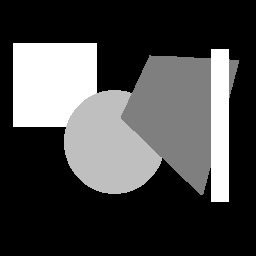
#> input picture SpatialFiltering/SpatialFilteringJupyter/assets/sampleshapes.bmp, 256 x 256 px, found by its file name
$ python '5 - 2D sinusoids.py'
#> lines starting #> are read from the running program, lines starting #| are printed output that depends on the picture
### Sinusoids/SinusoidsJupyter/quickfunctions.py
"""CS356 Supplementary material - module of re-used helper functions

Written to accompany lectures for a module called:
CS356 Signal, image, and optical processing
(C) Thomas J. Naughton, Maynooth University Department of Computer Science,
Maynooth, County Kildare, Ireland
tomn@cs.nuim.ie
http://www.cs.nuim.ie/~tomn
Created:
tjn, CS, NUIM, 9 XII 2012, quick_show() and quick_correlate_images()
Modified:
tjn, CS, MU, 24 III 2015, quick_plot()
tjn, 8 VI 2015, added normalise parameter to quick_show(), allow arbitrary
    cmap string to quick_show()
tjn, 13 X 2015, converted from Python 2 to Python 3
tjn, 13 XI 2015, added arguments to quick_show()
tjn, 17 XI 2015, allow colorbar thickness adjustment in quick_show()
tjn, 4 XII 2015, modified quick_correlate_images()
tjn, 22 X 2020, updated to work on PythonAnywhere, including FONT_SIZE
tjn, 26 XI 2020, fixed warning raised when subplot was passed non-integers

Tested with Python 3.7.3 on Jupyter Notebook 6.0.3.
"""

from scipy import (array, ones, amax, count_nonzero, sqrt, ceil, isscalar, rint)

# from skimage.exposure import rescale_intensity
from skimage_exposure import rescale_intensity
from skimage.morphology import binary_dilation, disk
from skimage.feature import match_template

import matplotlib.pyplot as plt
from mpl_toolkits.axes_grid1 import make_axes_locatable

from imageutilssubset import imread_sc

"""

Module-level variables

"""
# Initialise plotting mode
subplot_mode = False
# Initialise subplot grid dimensions to invalid values of the correct type
subplot_rows = 0
subplot_cols = 0
# Initialise subplot index to an invalid value of the correct type
subplot_next_index = 0
# Font size constants that can be overwritten by a caller
FONT_SIZE = None
SUP_FONT_SIZE = None


"""

Functions

"""


def quick_close():
    """A wrapper for modules to close all figures without needing PyPlot as an
    explicit dependency."""
    plt.close('all')


# [75 lines left out: function quick_plot, not called in this run]


def quick_show(im,
               title=None,
               cmap=None,
               colorbar=False,
               subplot=None,
               newsubplotfig=False,
               figure_handle=None,
               fontsize=None,
               suptitle=None,
               supfontsize=None,
               normalise=True,
               axis_off=True,
               tight=False,
               savefig_suffix=None,
               **keywords):
    """Wrapping up boilerplate code to display an image.

    Plots will not be displayed in subplot mode by default.
    If a subplot is required, the subplot grid (height, width) arguments
    should be passed as a 2-tuple through argument "subplot". From then on,
    all plots will be in subplot mode, until the subplot matrix has filled, in
    which case, subplot mode will end.
    If the user wishes to change away from subplot mode before the subplot
    matrix has filled, they need to pass the parameter subplot=False.
    Additional keyword arguments in the dict **keywords are passed blindly
    to plt.imshow().

    Arguments
    ---------
    colorbar : bool or string
        True if a colorbar is to be displayed with the plot or subplot, False
        otherwise.
        If a string, then represents a proportion of the plot to use for the
        colorbar, e.g. '10%' or any other value supported by the 'size'
        parameter to append_axes().
    """
#> called with title = 'Sinusoid', cmap = 'grey', colorbar = False, subplot = (1, 2), newsubplotfig = True, fontsize = 20, normalise = False, axis_off = True
    global subplot_mode, subplot_rows, subplot_cols, subplot_next_index

    def _set_figure(figure_handle, newfig=True):
        """Local function.
        Set the specified figure as active, if appropriate.
        Distinguish between a figure handle of 0 and None.
        Create a new figure, if appropriate.
        """
        if figure_handle is not None:
            plt.figure(figure_handle)
            # Clear the plot in the existing figure (if any)
            plt.clf()
        elif newfig:
            # Create a new figure
            plt.figure()

    # [12 lines left out: function _colorbar_right, not called in this run]

    """
    Function begins here.
    """
    # Allow font size to be determined by a caller that injects a value into
    # these module-level constants.
    if fontsize is None:
        fontsize = FONT_SIZE
    if supfontsize is None:
        supfontsize = SUP_FONT_SIZE
    if subplot:
        if newsubplotfig:
            # Create a new figure
            _set_figure(figure_handle)
            # Reset the subplot index counter
            subplot_next_index = 1
        else:
            # Make the appropriate figure active, if specified. Note, the user
            # will have implicitly set newsubplotfig=False.
            # The user will have to be careful here, because the module-level
            # variables controlling the subplot matrix shape, and the next
            # subplot index, are re-used for each plot.
            _set_figure(figure_handle, newfig=False)
            # The subplot layout may have changed in the middle of adding
            # subplots to a figure. Check if layout requires smaller subplots
            # than before, and if so, leave some space (by incrementing the
            # subplot index counter) so that previous subplots are not
            # overwritten.
            if subplot_rows < subplot[0]:
                # Skip the next subplot row
                subplot_next_index += subplot[1]
            elif subplot_cols < subplot[1]:
                # Skip the next subplot column
                subplot_next_index += 1
        # Store these values in global variables so they are persistent
        # between function calls.
        subplot_rows, subplot_cols = subplot
        subplot_mode = True
    elif not subplot_mode:
        # User is not in subplot mode, so create a new figure for each new
        # plot.
        _set_figure(figure_handle)
    elif subplot is False:
        # User was in subplot mode but now wants to change. Note, this False
        # value is intentionally distinct from None.
        subplot_mode = False
        _set_figure(figure_handle)
    elif subplot_next_index > (subplot_rows * subplot_cols):
        # The user was previously in subplot mode, but the subplot matrix is
        # already filled. The user has not specified a new subplot shape so
        # just end subplot mode.
        subplot = False
        subplot_mode = False
        _set_figure(figure_handle)
    else:
        # The user is in normal subplot mode, and has not specified a subplot
        # matrix shape, so re-use the shape from the global variables.
        if newsubplotfig:
            # Create a new figure
            _set_figure(figure_handle)
            # Reset the subplot index counter
            subplot_next_index = 1
        else:
            # Make the appropriate figure active, if specified. Note, the user
            # will have implicitly set newsubplotfig=False.
            # The user will have to be careful here, because the module-level
            # variables controlling the subplot matrix shape, and the next
            # subplot index, are re-used for each plot.
            _set_figure(figure_handle, newfig=False)

    # If a string label is passed rather than a colour map, try to infer the
    # intended colour map. Allow a European spelling for the grey/gray cmap
    # value, and silently adapt to any other misspellings of cmap label.
    if cmap in ('gray', 'grey'):
        cmap = plt.cm.gray
    elif isinstance(cmap, str):
        try:
            cmap = plt.cm.get_cmap(cmap)
        except ValueError:
            cmap = None
    if subplot_mode:
        try:
            plt.subplot(subplot_rows, subplot_cols, subplot_next_index)
        except ValueError as e:
            # Print an error message but continue (potentially populating the
            # remainder of the subplot grid).
            print('Error specifying an index for the subplot. Message is: ' +
                  str(e))
        else:
            subplot_next_index += 1
    if im is None:
        # Make a blank subplot location. Only intended for sub-plot mode.
        pass
        # Hide axis tick labels
        plt.axis('off')
    else:
        # Rescale image to [0, 1] in case it contains negative values
        if normalise:
            im = rescale_intensity(im, out_range=(0, 1))
        # Show the image, passing the cmap, and any additional keyword
        # arguments from dict 'keywords'.
        plt.imshow(im, cmap=cmap, **keywords)
        # Optional titles for figure/subplot
        if title:
            if fontsize:
                plt.title(title, fontsize=fontsize)
            else:
                plt.title(title)
        if suptitle:
            if supfontsize:
                plt.suptitle(suptitle, fontsize=supfontsize)
            elif fontsize:
                supfontsize = rint(int(fontsize) * 1.5)
                plt.suptitle(suptitle, fontsize=supfontsize)
            else:
                plt.suptitle(suptitle)
        # Hide axis tick labels, by default
        if axis_off:
            plt.axis('off')
        # Optional tight layout
        if tight:
            plt.tight_layout()
        # Optional colour bar. This has to go at the bottom, because it
        # creates a new axis object, and subsequent calls to plt.axis('off'),
        # for example, would turn of the ticks on the colour bar rather than
        # on the intended axis.
        if colorbar:
            # If colorbar is a string, then it either refers to a preset
            # colorbar configuration, or else it refers to a string
            # appropriate for the 'size' parameter to append_axes().
            # If colorbar is a float, it refers to the fraction parameter to
            # colorbar().
            if isinstance(colorbar, float):
                # A factor to rescale the colorbar (for example to stop the
                # colorbar overlapping with the title text).
                plt.colorbar(fraction=colorbar)
            elif colorbar == 'small':
                # A factor that stops the colorbar from overlapping with the
                # title text on my particular screen.
                plt.colorbar(fraction=0.04)
            elif colorbar == 'thin':
                # A percentage that looks good on my particular screen, so
                # that suplots are as large as possible.
                _colorbar_right('2%')
            elif isinstance(colorbar, str):
                # Some other percentage string (possibly above percentage is
                # too thin).
                _colorbar_right(colorbar)
            else:
                # If it is simply a bool, or anything else, display the
                # standard colorbar.
                plt.colorbar()
        plt.show()
#> in quick_show (call 13), `plt.show()`:
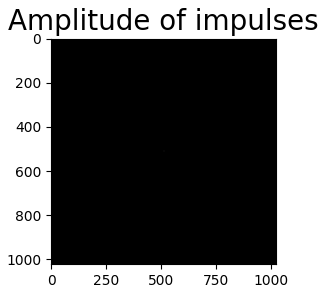
#> figure drawn by matplotlib, 1 panel
#> in quick_show (call 16), `plt.show()`:
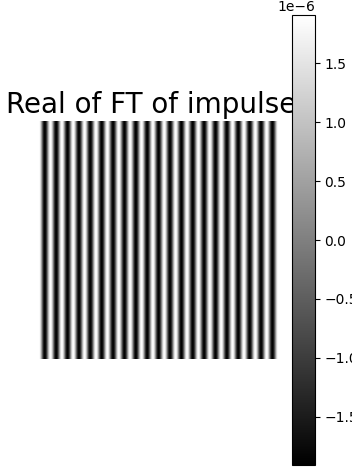
#> figure drawn by matplotlib, 2 panels
#> in quick_show (call 18), `plt.show()`:
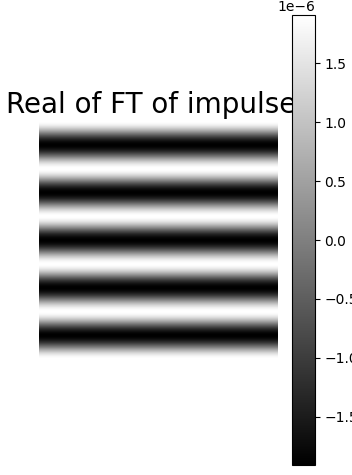
#> figure drawn by matplotlib, 2 panels
#> in quick_show (call 20), `plt.show()`:
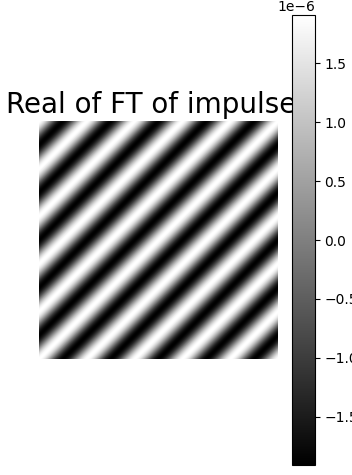
#> figure drawn by matplotlib, 2 panels
#> in quick_show (call 22), `plt.show()`:
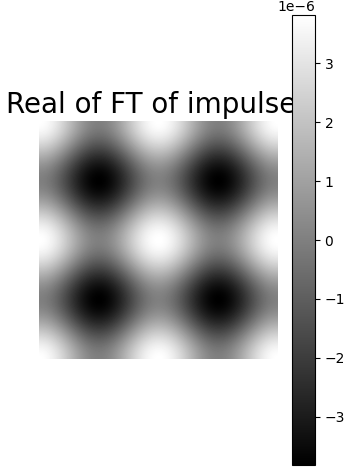
#> figure drawn by matplotlib, 2 panels
#> in quick_show (call 24), `plt.show()`:
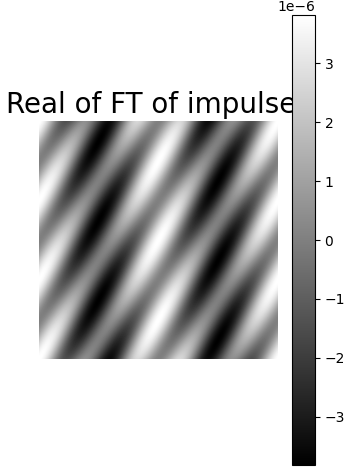
#> figure drawn by matplotlib, 2 panels
#> in quick_show (call 26), `plt.show()`:
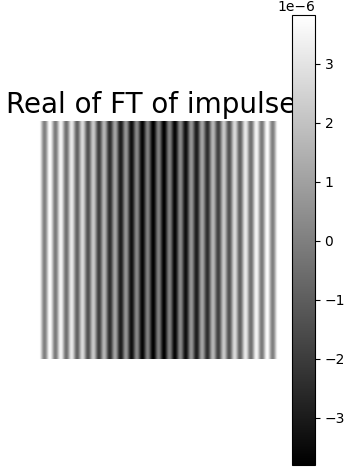
#> figure drawn by matplotlib, 2 panels
        if savefig_suffix is None:
            savefig_suffix = ''
        plt.savefig(f'graph{savefig_suffix}.png')


# [81 lines left out: functions _highlight_correlations, quick_correlate_images, not called in this run]
    # axis tight?

### Sinusoids/SinusoidsJupyter/imageutilssubset.py
"""imageutils - a module for manipulating images stored as NumPy ndarrays

(C) Thomas J. Naughton, Maynooth University Department of Computer Science,
Maynooth, County Kildare, Ireland
tomn@cs.nuim.ie
http://www.cs.nuim.ie/~tomn
Created: tjn, CS, MU, 1 XII 2014, first version of window_2d (padding only)
Modified:
tjn, 20 XII 2014, ndarray_to_str, str_to_ndarray, floor_even
tjn, 26 XII 2014, filled_regular_polygon (special cases)
tjn, 15 III 2015, filled_regular_polygon (all convex shapes)
tjn, 16 III 2015, window_2d (allow cropping), shift function
tjn, 20 V 2015, _check_numeric_array and related functions
tjn, 22 V 2015, masks_concentric, partition_concentric functions
tjn, 27 V 2015, disc function
tjn, 18 VI 2015, nrms_error function
tjn, 13 X 2015, stripped out unnecessary functionality for CS356
tjn, 29 X 2015, imread_sc, imsave_sc, create_animated_gif functions
tjn, 16 XI 2015, ignore low contrast image warnings in imsave_sc()
tjn, 19 XI 2015, additional arguments to window_2d()
tjn, 26 XI 2015, roll_2d function
tjn, 13 II 2017, ensure pad() receives only integers as `pad_width`
tjn, 26 VI 2017, window_2d can crop one dim while padding the other
tjn, 22 X 2020, using a custom version of `rescale_intensity`

Tested with Anaconda using Python 3.6.
"""

import warnings
import subprocess

from scipy import (pad, isscalar, ndarray, array, zeros, ogrid, rint, uint8,
                   ceil, roll)

from skimage import util, io

# from skimage.exposure import rescale_intensity
from skimage_exposure import rescale_intensity


# [140 lines left out: functions _is_numeric_scalar, _ensure_int, _ensure_numeric_array, _check_numeric_array, _ensure_pair_numeric_array, _check_2d_numeric_array, not called in this run]


def imread_sc(fname, as_gray=True):
    """Read an image file from disk and rescale to the range [0, 1].

    This function reads an image file, converts its uint8 values to floats,
    and rescales to the range [0, 1], stretching the range as much as
    possible.

    rescale_intensity(img_as_float()) is explicitly required because if the
    image is already a greyscale image, it will not be converted from uint to
    float and will not be rescaled.

    The as_gray property has the same meaning as that argument in imread(),
    except it has a different default value.

    As an example, the stretching property implies that if the image loaded
    from disk is ndarray([[100, 120], [110, 115]], dtype=uint8) then the value
    returned from this function will be ndarray([[0., 1.], [0.5, 0.75]]).

    If an exception is thrown, just pass it directly to the caller.
    """
#> called with fname = 'sampleshapes.bmp', as_gray = True
    return rescale_intensity(util.img_as_float(io.imread(fname)))


def imsave_sc(fname, im):
    """Save a real-valued image as an 8-bit depth image.

    This function rescales the image if necessary, converts it to uint8
    values, and writes to an image file.

    Images are stretched and rescaled to the [0, 1] range if they have any
    values outside this range.

    It works for both greyscale and colour images.

    If an exception is thrown, just pass it directly to the caller.
    """
    if (im > 1).any() or (im < 0).any():
        im = rescale_intensity(im, out_range=(0, 1))
    # Convert to integers in the range [0, 255] before saving. Ignore warnings
    # related to low contrast images (we have legitimate reasons to write out
    # completely black frames as images). These warnings are only ignored
    # within the context of catch_warnings() (i.e. within the scope of the
    # 'with' statement).
    with warnings.catch_warnings():
        warnings.filterwarnings(action='ignore',
                                message='.*is a low contrast image.*',
                                category=UserWarning)
        io.imsave(fname, rint(im * 255).astype(uint8))


# [317 lines left out: functions window_2d, roll_2d, shift, shift_r, disc, create_animated_gif, not called in this run]

### Sinusoids/SinusoidsJupyter/skimage_exposure.py
import numpy as np

# For integers Numpy uses `_integer_types` basis internally, and builds a leaky
# `np.XintYY` abstraction on top of it. This leads to situations when, for
# example, there are two np.Xint64 dtypes with the same attributes but
# different object references. In order to avoid any potential issues,
# we use the basis dtypes here. For more information, see:
# - https://github.com/scikit-image/scikit-image/issues/3043
# For convenience, for these dtypes we indicate also the possible bit depths
# (some of them are platform specific). For the details, see:
# http://www.unix.org/whitepapers/64bit.html
_integer_types = (np.byte, np.ubyte,          # 8 bits
                  np.short, np.ushort,        # 16 bits
                  np.intc, np.uintc,          # 16 or 32 or 64 bits
                  np.int_, np.uint,           # 32 or 64 bits
                  np.longlong, np.ulonglong)  # 64 bits
_integer_ranges = {t: (np.iinfo(t).min, np.iinfo(t).max)
                   for t in _integer_types}
dtype_range = {np.bool_: (False, True),
               np.bool8: (False, True),
               np.float16: (-1, 1),
               np.float32: (-1, 1),
               np.float64: (-1, 1)}
dtype_range.update(_integer_ranges)

DTYPE_RANGE = dtype_range.copy()


def intensity_range(image, range_values='image', clip_negative=False):
    """Return image intensity range (min, max) based on desired value type.

    Parameters
    ----------
    image : array
        Input image.
    range_values : str or 2-tuple, optional
        The image intensity range is configured by this parameter.
        The possible values for this parameter are enumerated below.

        'image'
            Return image min/max as the range.
        'dtype'
            Return min/max of the image's dtype as the range.
        dtype-name
            Return intensity range based on desired `dtype`. Must be valid key
            in `DTYPE_RANGE`. Note: `image` is ignored for this range type.
        2-tuple
            Return `range_values` as min/max intensities. Note that there's no
            reason to use this function if you just want to specify the
            intensity range explicitly. This option is included for functions
            that use `intensity_range` to support all desired range types.

    clip_negative : bool, optional
        If True, clip the negative range (i.e. return 0 for min intensity)
        even if the image dtype allows negative values.
    """
    if range_values == 'dtype':
        range_values = image.dtype.type

    if range_values == 'image':
        i_min = np.min(image)
        i_max = np.max(image)
    elif range_values in DTYPE_RANGE:
        i_min, i_max = DTYPE_RANGE[range_values]
        if clip_negative:
            i_min = 0
    else:
        i_min, i_max = range_values
    return i_min, i_max


def rescale_intensity(image, in_range='image', out_range='dtype'):
    """Return image after stretching or shrinking its intensity levels.

    The desired intensity range of the input and output, `in_range` and
    `out_range` respectively, are used to stretch or shrink the intensity range
    of the input image. See examples below.

    Parameters
    ----------
    image : array
        Image array.
    in_range, out_range : str or 2-tuple, optional
        Min and max intensity values of input and output image.
        The possible values for this parameter are enumerated below.

        'image'
            Use image min/max as the intensity range.
        'dtype'
            Use min/max of the image's dtype as the intensity range.
        dtype-name
            Use intensity range based on desired `dtype`. Must be valid key
            in `DTYPE_RANGE`.
        2-tuple
            Use `range_values` as explicit min/max intensities.

    Returns
    -------
    out : array
        Image array after rescaling its intensity. This image is the same dtype
        as the input image.

    See Also
    --------
    equalize_hist

    Examples
    --------
    By default, the min/max intensities of the input image are stretched to
    the limits allowed by the image's dtype, since `in_range` defaults to
    'image' and `out_range` defaults to 'dtype':

    >>> image = np.array([51, 102, 153], dtype=np.uint8)
    >>> rescale_intensity(image)
    array([  0, 127, 255], dtype=uint8)

    It's easy to accidentally convert an image dtype from uint8 to float:

    >>> 1.0 * image
    array([  51.,  102.,  153.])

    Use `rescale_intensity` to rescale to the proper range for float dtypes:

    >>> image_float = 1.0 * image
    >>> rescale_intensity(image_float)
    array([ 0. ,  0.5,  1. ])

    To maintain the low contrast of the original, use the `in_range` parameter:

    >>> rescale_intensity(image_float, in_range=(0, 255))
    array([ 0.2,  0.4,  0.6])

    If the min/max value of `in_range` is more/less than the min/max image
    intensity, then the intensity levels are clipped:

    >>> rescale_intensity(image_float, in_range=(0, 102))
    array([ 0.5,  1. ,  1. ])

    If you have an image with signed integers but want to rescale the image to
    just the positive range, use the `out_range` parameter:

    >>> image = np.array([-10, 0, 10], dtype=np.int8)
    >>> rescale_intensity(image, out_range=(0, 127))
    array([  0,  63, 127], dtype=int8)

    """
    dtype = image.dtype.type

    imin, imax = intensity_range(image, in_range)
#> (the rest of the program and of its run is left out)
